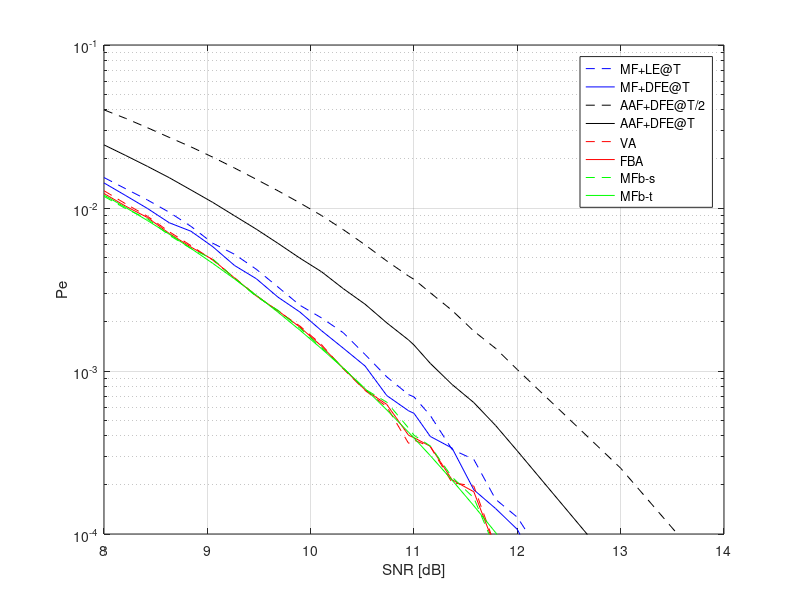

Reproduce this figure in MATLAB.
close all; clear all; clc;

load('pe_plots_data.mat');

% Plots
figure;
semilogy(SNRs, pe_le, 'b--');
hold on;
semilogy(SNRs, pe_dfe, 'b-');
semilogy(SNRs, pe_aa2, 'k--');
semilogy(SNRs, pe_aa, 'k-');
semilogy(SNRs, pe_vit, 'r--');
semilogy(SNRs, pe_mlm, 'r');

semilogy(SNRs, pe_noisi, 'g--');
semilogy(SNRs, pe_theor_bound, 'g-');

xlabel('SNR [dB]');
ylabel('Pe');
grid on;
xlim([8, 14]);
ylim([1e-4, 1e-1]);

legend('MF+LE@T', 'MF+DFE@T', 'AAF+DFE@T/2', 'AAF+DFE@T', 'VA', 'FBA', 'MFb-s', 'MFb-t');

print('pe_plot', '-depsc');
